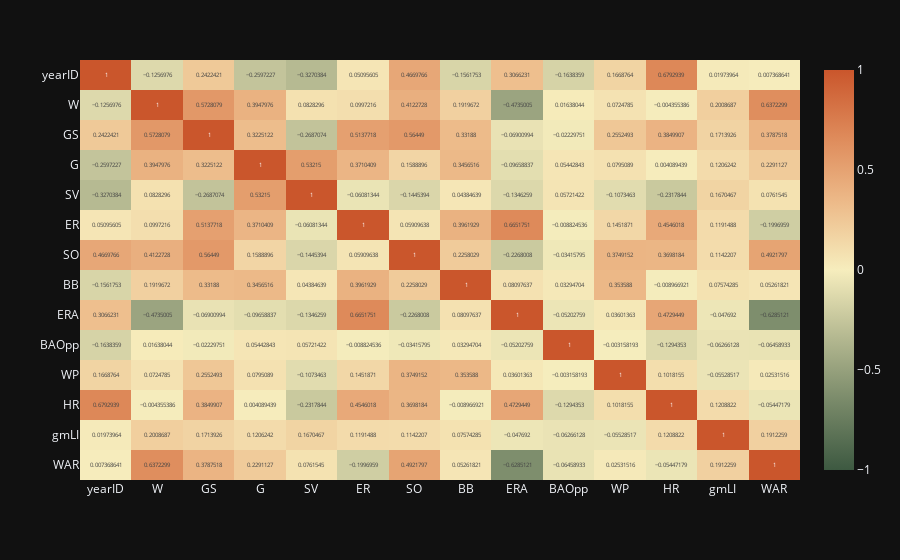

Notebook source saved alongside this figure:
### Code cell
corrMatrix = pitching_full_advanced_final.corr()
px.imshow(corrMatrix, text_auto=True, aspect='auto', zmax=1, zmin=-1, color_continuous_scale=px.colors.diverging.Fall)

### Figure 1 — Plotly figure (JSON) as saved in the notebook; plotly's stock layout.template omitted (floating-point values rounded to 4 significant figures; data arrays with more than 128 entries replaced by an {"elided": "..."} marker saying what was removed)
{"data": [{"coloraxis": "coloraxis", "name": "0", "texttemplate": "%{z}", "x": ["yearID", "W", "GS", "G", "SV", "ER", "SO", "BB", "ERA", "BAOpp", "WP", "HR", "gmLI", "WAR"], "y": ["yearID", "W", "GS", "G", "SV", "ER", "SO", "BB", "ERA", "BAOpp", "WP", "HR", "gmLI", "WAR"], "z": {"elided": "14x14 float values"}, "type": "heatmap", "xaxis": "x", "yaxis": "y", "hovertemplate": "x: %{x}<br>y: %{y}<br>color: %{z}<extra></extra>"}], "layout": {"xaxis": {"anchor": "y", "domain": [0.0, 1.0]}, "yaxis": {"anchor": "x", "domain": [0.0, 1.0], "autorange": "reversed"}, "coloraxis": {"colorscale": [[0.0, "rgb(61, 89, 65)"], [0.1667, "rgb(119, 136, 104)"], [0.3333, "rgb(181, 185, 145)"], [0.5, "rgb(246, 237, 189)"], [0.6667, "rgb(237, 187, 138)"], [0.8333, "rgb(222, 138, 90)"], [1.0, "rgb(202, 86, 44)"]], "cmin": -1, "cmax": 1}, "margin": {"t": 60}}}
